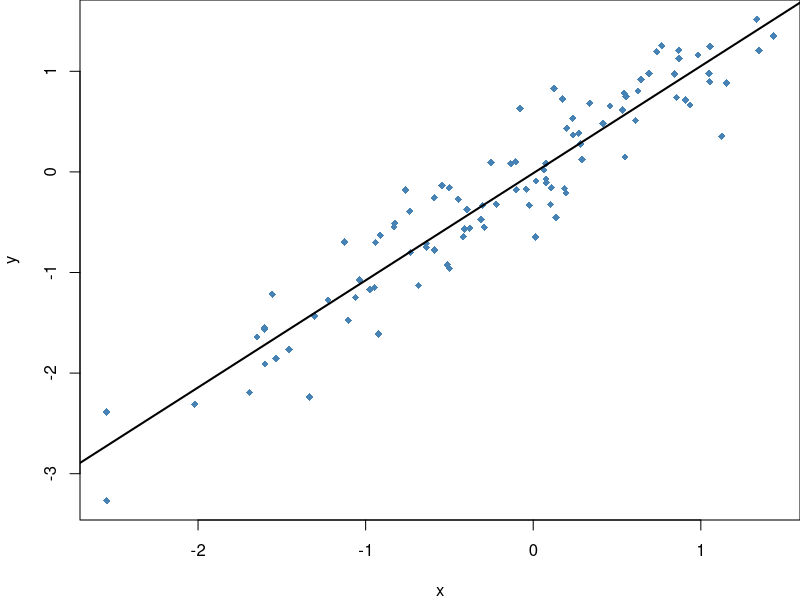

R code for this plot:
## ---- chunk 1
x <- rnorm(100)
y <- x + rnorm(100, 0, .3)
par(mar=c(4, 4, 0, 0))
plot(x, y, pch = 18, col = 'steelblue')
abline(lm(y ~ x), lwd = 2)
